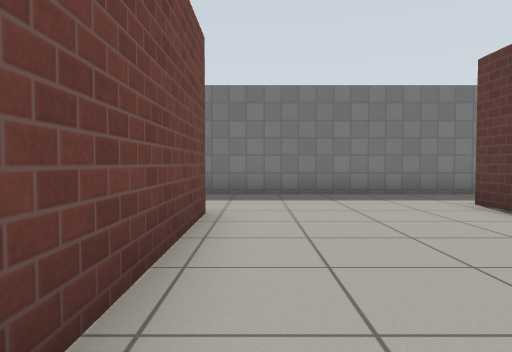
View 1 (above)

24 first-person views from a walk through a Gazebo world. The camera is 0.72 m above the floor, tilts 2° down and sees 70° across. The floor is counted in squares, 1 m on a side. Each view is taken from the middle of a square. On the plan, view 1 faces up. The plan holds only what a view shows up to about 11 squares ahead; the rest is blank. Simple patterns stand in for the simulator's built-in surfaces.

View 2
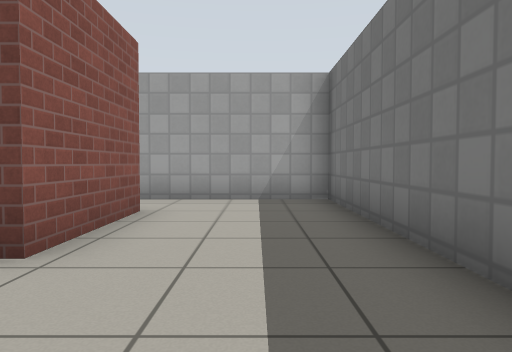

View 3
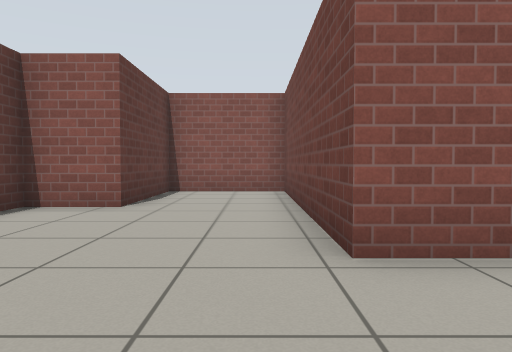

View 4
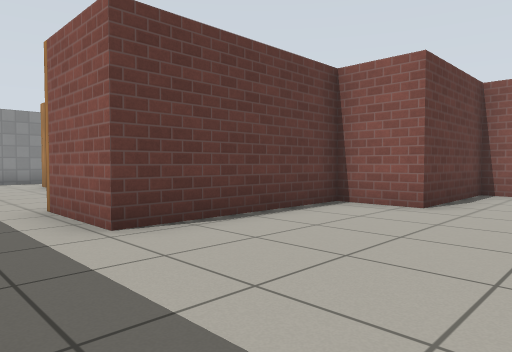

View 5
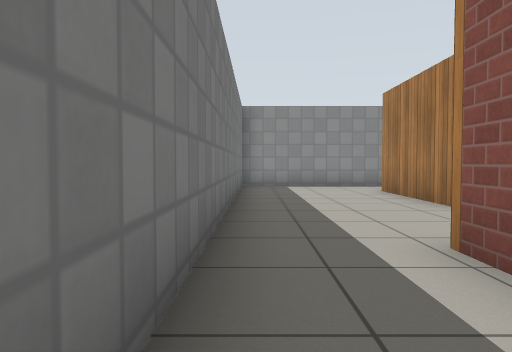

View 6
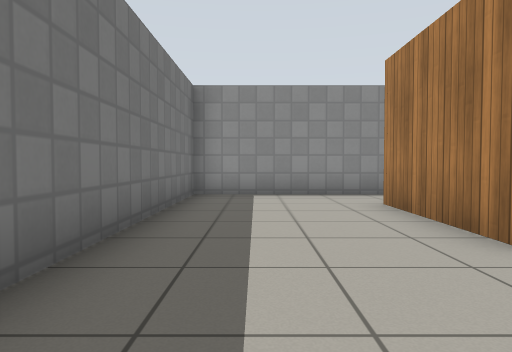

View 7
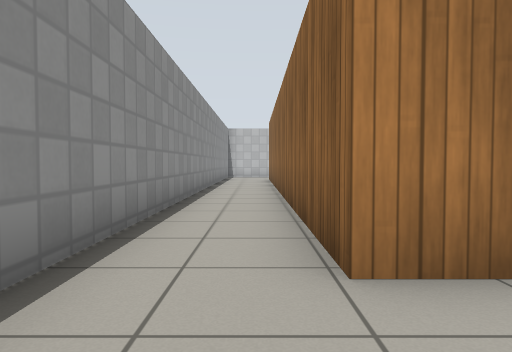

View 8
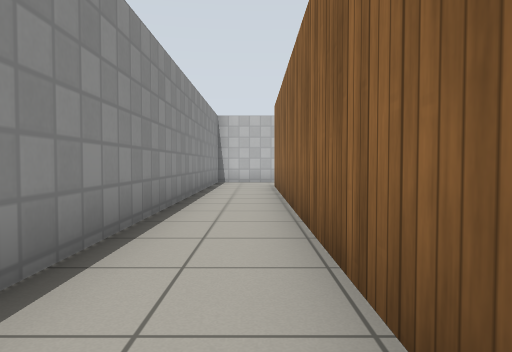

View 9
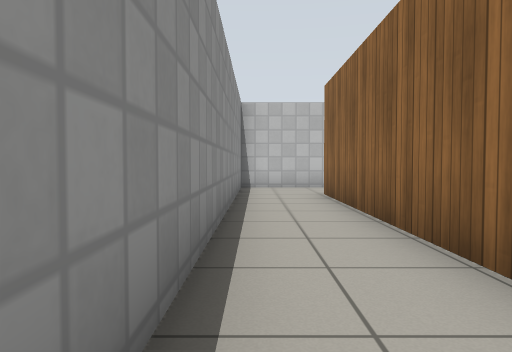

View 10
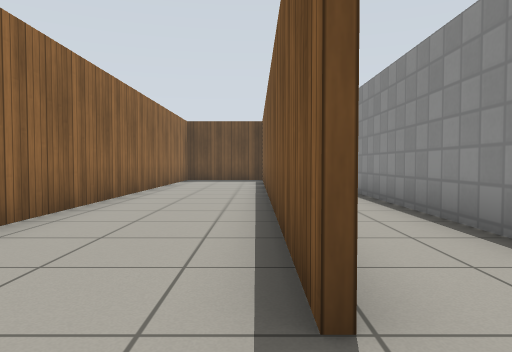

View 11
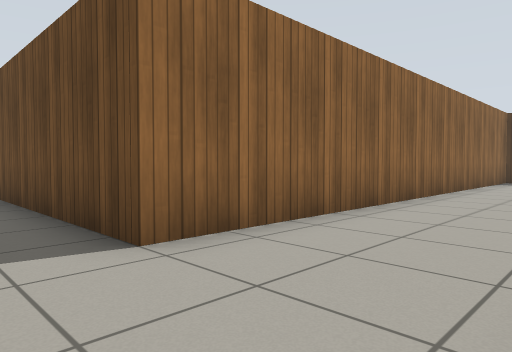

View 12
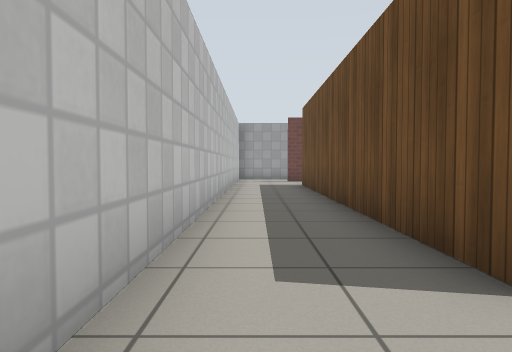

View 13
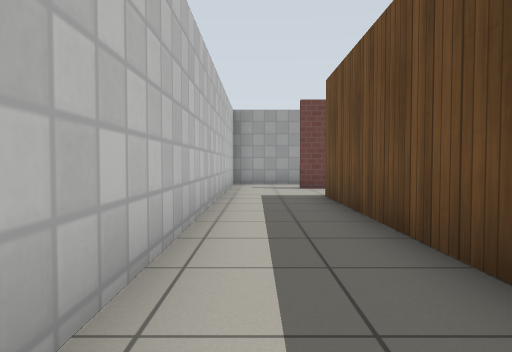

View 14
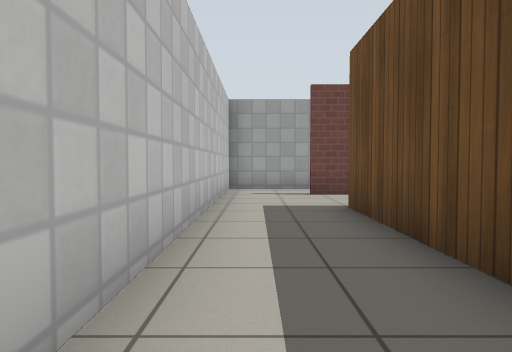

View 15
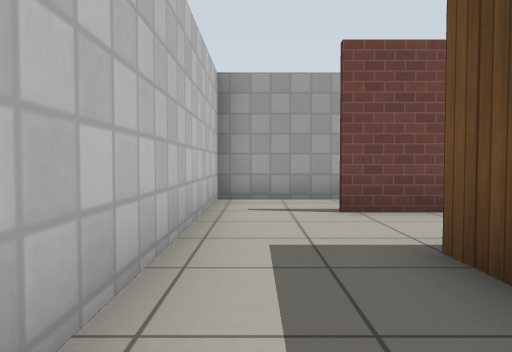

View 16
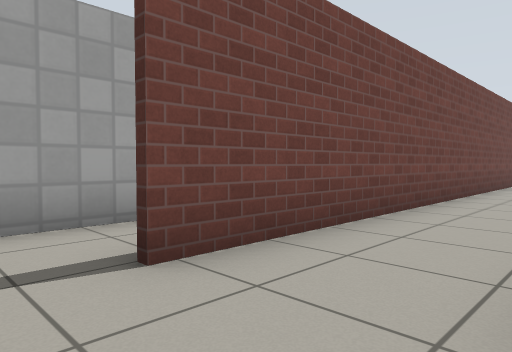

View 17
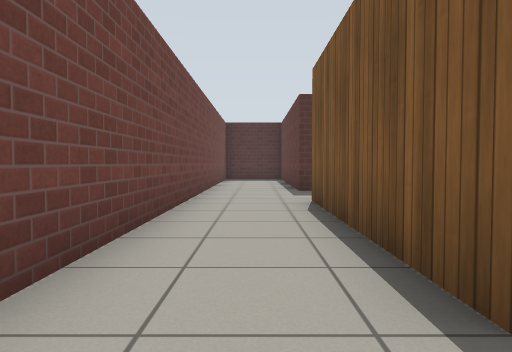

View 18
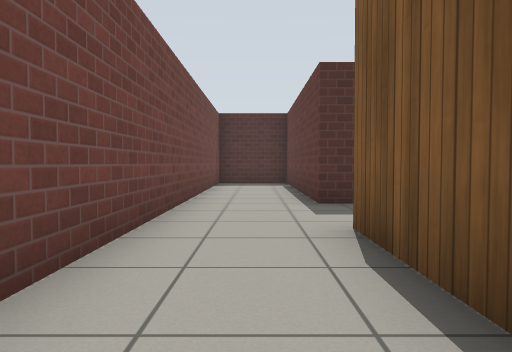

View 19
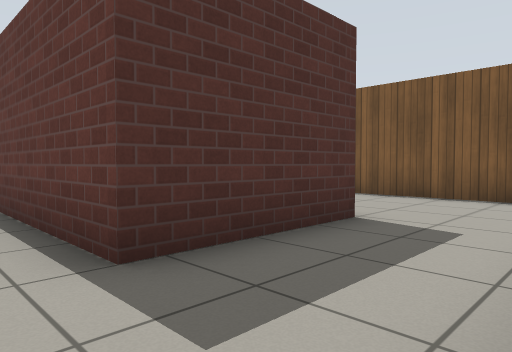

View 20
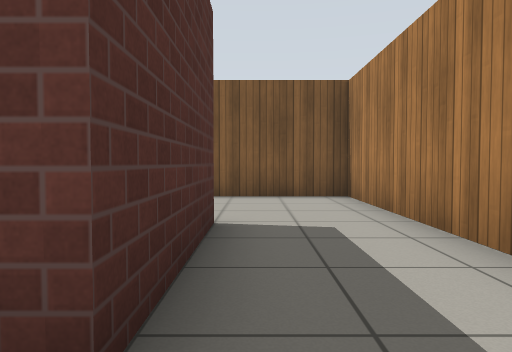

View 21
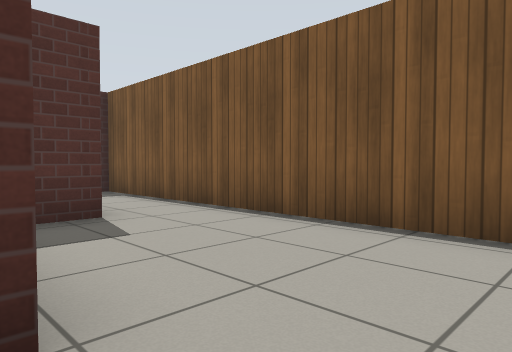

View 22
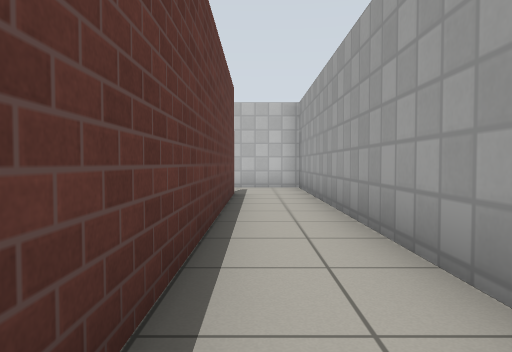

View 23
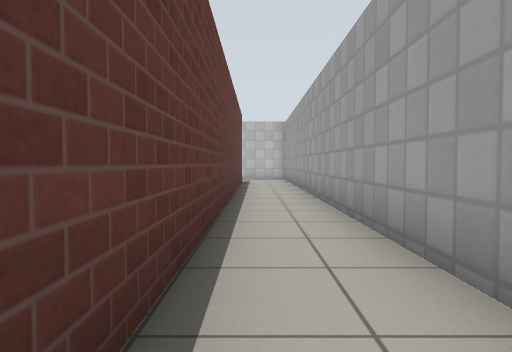

View 24
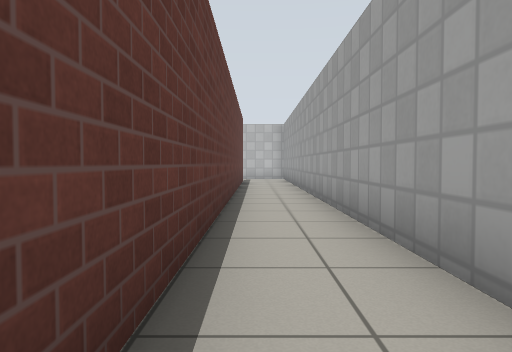

### Floor plan
Ten units are one square. View 1 is at (0, 0); x grows to the right and y downward. Boxes are objects, and circles mark ways between rooms. Rooms are numbered by the first view taken in them; rooms with no view inside come last. Other rooms are left out.
<svg viewBox="-58 -89 207 212">
<path fill="none" stroke="#000" d="M90 -48 124 -48 124 95M-35 -53 -7 -53 -7 13 22 13 22 -20 38 -20 38 -64 61 -64M-35 98 -35 -44M119 118 144 118 144 -84 -53 -84 -53 118 -26 118M123 95 123 1M91 -18 91 95 -9 95 -9 39M-33 34 -33 98M-26 118 100 118M24 15 -9 15 -9 -29M40 -19 31 -19M7 40 59 40 59 -64M-33 -30 -33 34"/>
<circle cx="-30" cy="105" r="3" fill="#2a7"/>
<circle cx="120" cy="105" r="3" fill="#2a7"/>
<circle cx="-20" cy="30" r="3" fill="#2a7"/>
<text x="30" y="-30">1</text>
<text x="100" y="60">2</text>
<text x="30" y="0">3</text>
</svg>
Room 1 opens to room 2. Room 2 opens to room 3.

Where each view was taken, in squares from view 1:
view 1: 0 up, 0 right, facing up
view 2: 7 up, 2 right, facing left
view 3: 8 up, 0 right, facing down
view 4: 8 up, 0 right, facing down-right
view 5: 8 up, 3 right, facing right
view 6: 7 up, 6 right, facing right
view 7: 7 up, 13 right, facing down
view 8: 2 up, 13 right, facing down
view 9: 1 down, 14 right, facing down
view 10: 11 down, 12 right, facing up
view 11: 11 down, 12 right, facing up-left
view 12: 11 down, 11 right, facing left
view 13: 11 down, 7 right, facing left
view 14: 11 down, 5 right, facing left
view 15: 11 down, 2 right, facing left
view 16: 11 down, 1 left, facing up-left
view 17: 11 down, 2 left, facing up
view 18: 8 down, 2 left, facing up
view 19: 4 down, 2 left, facing up-right
view 20: 2 down, 2 left, facing right
view 21: 3 down, 2 right, facing up-right
view 22: 1 down, 4 left, facing down
view 23: 4 up, 4 left, facing down
view 24: 5 up, 4 left, facing down
